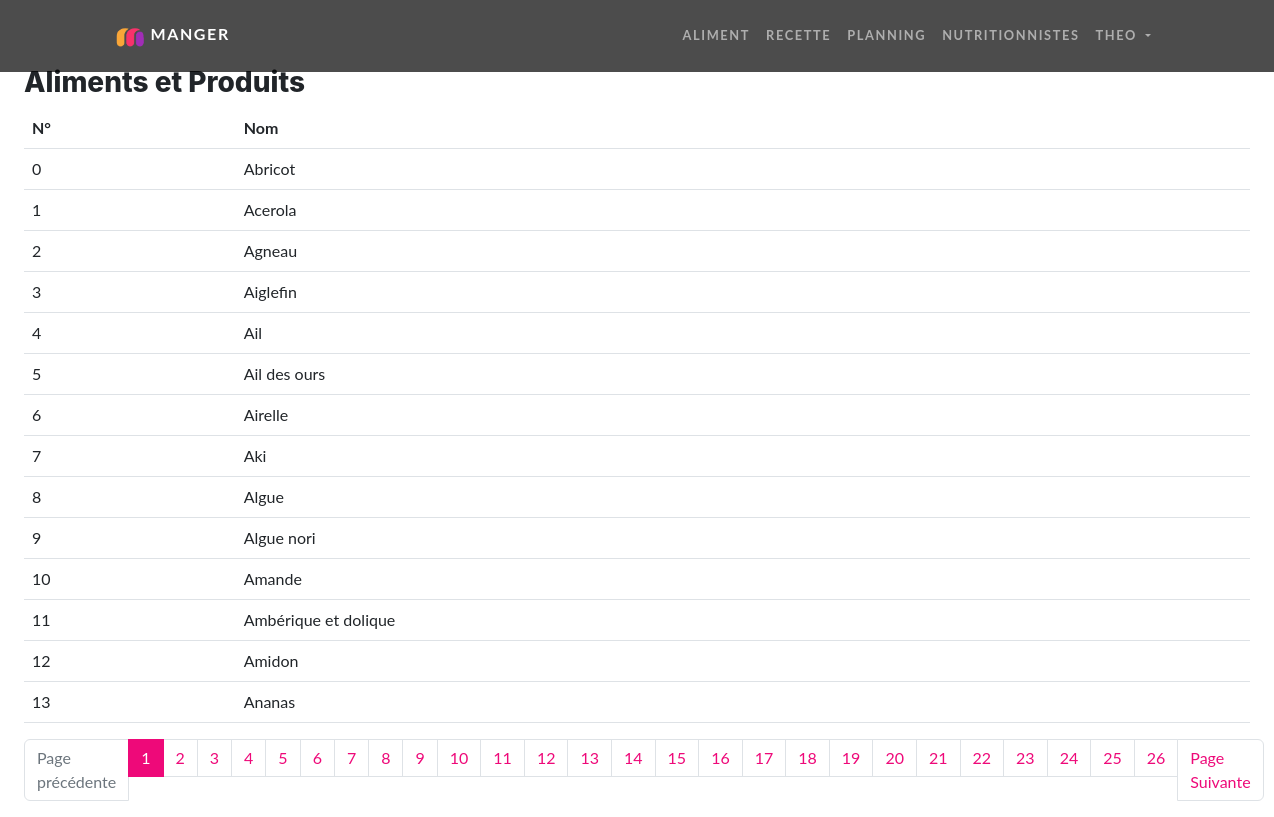
The page /aliment (signed in) on the database its author committed.
### tables this page shows
CREATE TABLE IF NOT EXISTS `aliment` (
  `id` int NOT NULL AUTO_INCREMENT,
  `nom` varchar(255) NOT NULL,
  PRIMARY KEY (`id`)
);

### src/Controllers/Controller.php (called while the page is built, shortened)
<?php
abstract class Controller {
    function render (string $fichier, array $donnees = [], string $template = 'default.php') {
        extract($donnees);
        require_once ROOT . '/Views/' . $fichier;
    }
}

### src/Controllers/AlimentController.php (called while the page is built, shortened)
<?php
class AlimentController extends Controller {
    public function index() {
        $alimentModel = new AlimentModel();
        $alimentsParPage = 14;
        $nbALiment = $alimentModel->countAllAliments();
        $nbPage = ceil($nbALiment->nbAliment / $alimentsParPage);
        if(isset($_GET['page']) && !empty($_GET['page'])) {
            $pageActuelle = (int) $this->secure($_GET['page']);
            if($pageActuelle > $nbPage) {
                $pageActuelle = $nbPage;
            }
        }else{
            $pageActuelle = 1;
        }
        $premierItem = $pageActuelle * $alimentsParPage - $alimentsParPage;
        $aliments = $alimentModel->findByLimits($premierItem, $alimentsParPage);
        return $this->render('aliment/index.php', [
            'aliments' => $aliments,
            'premierItem' => $premierItem,
            'pageActuelle' => $pageActuelle,
            'nbPage' => $nbPage
        ]);
    }
}

### index.php (called while the page is built, shortened)
<?php
$app = new Main();
$app->start();

### src/Models/AlimentModel.php (called while the page is built, shortened)
<?php
class AlimentModel extends Model {
    public function __construct() {
        $this->table = 'aliment';
    }
    public function countAllAliments() {
        return $this->executeQuery('SELECT count(aliment.id) AS nbAliment FROM ' . $this->table)->fetch();
    }
    public function findByLimits(int $premierItem, int $nbItem) {
        $query = $this->executeQuery('SELECT * FROM ' . $this->table . ' ORDER BY nom LIMIT ' . $premierItem . ', ' . $nbItem);
        return $query->fetchAll();
    }
}

### src/Core/Database.php (called while the page is built, shortened)
<?php
class Database extends PDO {
    private static $instance;
    private function __construct() {
        $_dsn = 'mysql:dbname=' .  $_ENV['DBNAME'] .  ';host=' . $_ENV['DBHOST'];
    }
    public static function getInstance():self {
        if(self::$instance === null) {
            self::$instance = new self();
        }
        return self::$instance;
    }
}

### src/Models/Model.php (called while the page is built, shortened)
<?php
class Model extends Database {
    public function executeQuery(string $sql, array $attributs = null){
        $this->db = Database::getInstance();
        if($attributs !== null) {
            $query = $this->db->prepare($sql);
            $query->execute($attributs);
            return $query;
        }else{
            return $this->db->query($sql);
        }
    }
}

### Views/aliment/index.php (the view)
<main class="px-4">
    <section class="col-12">
        <h3>Aliments et Produits</h3>
        <table class="table">
            <thead>
                <th>N°</th>
                <th>Nom</th>
            </thead>
            <tbody>
                <?php foreach ($aliments as $index => $aliment) : ?>
                    <tr>
                        <td><?= $index + $premierItem ?></td>
                        <td><?= $aliment->nom ?></td>
                    </tr>
                <?php endforeach ?>
            </tbody>
        </table>
        <nav>
            <ul class="pagination">
                <li class="page-item <?= ($pageActuelle == 1) ? "disabled" : "" ?>">
                    <a href="?page=<?= $pageActuelle -1 ?>" class="page-link">Page précédente</a>
                </li>
                <?php for($page = 1; $page <= $nbPage; $page++): ?>
                    <li class="page-item <?= ($pageActuelle == $page) ? "active" : "" ?>">
                        <a href="?page=<?= $page ?>" class="page-link"><?= $page ?></a>
                    </li>
                <?php endfor ?>
                <li class="page-item">
                    <a href="?page=<?= $pageActuelle + 1 ?>" class="page-link <?= ($pageActuelle == $nbPage) ? "disabled" : "" ?>">Page Suivante</a>
                </li>
            </ul>
        </nav>
    </section>
</main>

### rows shown on the page
aliment: premierItem "0", nom "Abricot"
aliment: premierItem "1", nom "Acerola"
aliment: premierItem "2", nom "Agneau"
aliment: premierItem "3", nom "Aiglefin"
aliment: premierItem "4", nom "Ail"
aliment: premierItem "5", nom "Ail des ours"
aliment: premierItem "6", nom "Airelle"
aliment: premierItem "7", nom "Aki"
aliment: premierItem "8", nom "Algue"
aliment: premierItem "9", nom "Algue nori"
aliment: premierItem "10", nom "Amande"
aliment: premierItem "11", nom "Ambérique et dolique"
aliment: premierItem "12", nom "Amidon"
aliment: premierItem "13", nom "Ananas"

### other values the page prints
$_SESSION['utilisateur']['nom_utilisateur'] "THEO"
